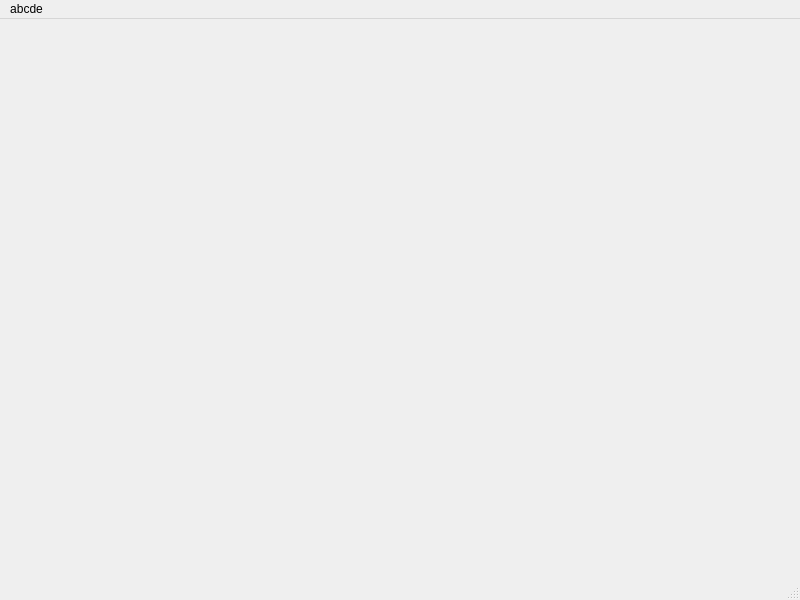
<?xml version="1.0" encoding="UTF-8"?>
<ui version="4.0">
 <class>MainWindow</class>
 <widget class="QMainWindow" name="MainWindow">
  <property name="geometry">
   <rect>
    <x>0</x>
    <y>0</y>
    <width>800</width>
    <height>600</height>
   </rect>
  </property>
  <property name="windowTitle">
   <string>MainWindow</string>
  </property>
  <widget class="ProcessingWidget" name="centralwidget">
   <layout class="QHBoxLayout" name="horizontalLayout">
    <item>
     <widget class="QWidget" name="widget" native="true"/>
    </item>
   </layout>
  </widget>
  <widget class="QMenuBar" name="menubar">
   <property name="geometry">
    <rect>
     <x>0</x>
     <y>0</y>
     <width>800</width>
     <height>21</height>
    </rect>
   </property>
   <widget class="QMenu" name="menuAbcde">
    <property name="title">
     <string>abcde</string>
    </property>
    <addaction name="actionTest"/>
    <addaction name="separator"/>
   </widget>
   <addaction name="menuAbcde"/>
  </widget>
  <widget class="QStatusBar" name="statusbar"/>
  <action name="actionTest">
   <property name="text">
    <string>test</string>
   </property>
  </action>
 </widget>
 <customwidgets>
  <customwidget>
   <class>ProcessingWidget</class>
   <extends>QWidget</extends>
   <header location="global">ProcessingWidget.h</header>
   <container>1</container>
  </customwidget>
 </customwidgets>
 <resources/>
 <connections/>
</ui>
